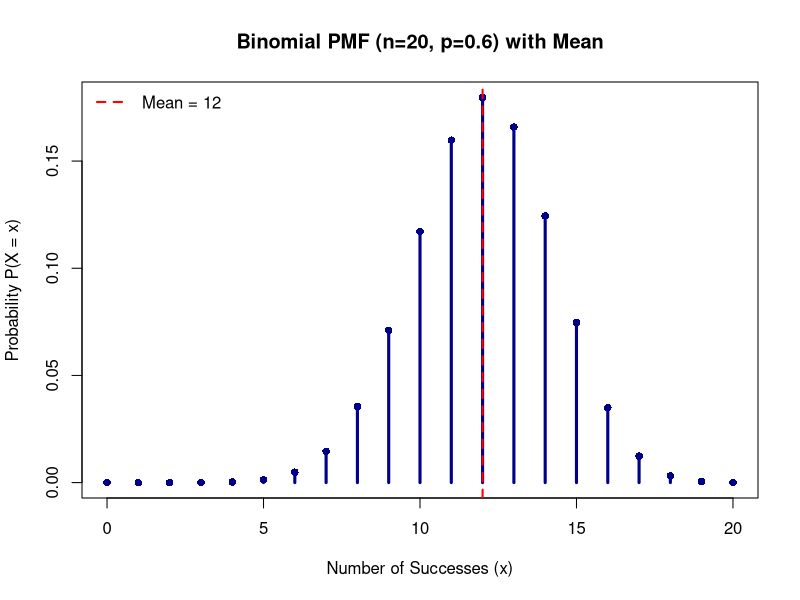

Here is the R script that generated this plot:
# Parameters
n <- 20
p <- 0.6
x <- 0:n

# 1. Calculate PMF
pmf <- dbinom(x, size = n, prob = p)

# 2. Plot the PMF
plot(x, pmf, type = "h", lwd = 3, col = "darkblue",
     main = "Binomial PMF (n=20, p=0.6) with Mean",
     xlab = "Number of Successes (x)", 
     ylab = "Probability P(X = x)")
points(x, pmf, pch = 16, col = "darkblue")

# 3. Calculate mean (np)
mean_val <- n * p
cat("Theoretical Mean (np):", mean_val, "\n")

# 4. Mark the mean using abline(v = ...)
abline(v = mean_val, col = "red", lwd = 2, lty = 2)

# Add a legend to explain the red dashed line
legend("topleft", legend = paste("Mean =", mean_val), 
       col = "red", lty = 2, lwd = 2, bty = "n")
